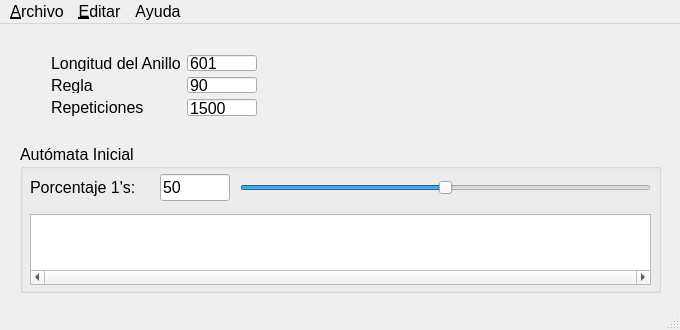
<?xml version="1.0" encoding="UTF-8"?>
<ui version="4.0">
 <class>MainWindow</class>
 <widget class="QMainWindow" name="MainWindow">
  <property name="geometry">
   <rect>
    <x>0</x>
    <y>0</y>
    <width>680</width>
    <height>330</height>
   </rect>
  </property>
  <property name="font">
   <font>
    <pointsize>12</pointsize>
   </font>
  </property>
  <property name="windowTitle">
   <string>Automata Celular 1D</string>
  </property>
  <widget class="QWidget" name="centralWidget">
   <widget class="QPushButton" name="playPushButton">
    <property name="geometry">
     <rect>
      <x>390</x>
      <y>40</y>
      <width>32</width>
      <height>32</height>
     </rect>
    </property>
    <property name="cursor">
     <cursorShape>PointingHandCursor</cursorShape>
    </property>
    <property name="text">
     <string/>
    </property>
    <property name="icon">
     <iconset resource="resources.qrc">
      <normaloff>:/images/play.png</normaloff>:/images/play.png</iconset>
    </property>
    <property name="iconSize">
     <size>
      <width>32</width>
      <height>32</height>
     </size>
    </property>
    <property name="flat">
     <bool>true</bool>
    </property>
   </widget>
   <widget class="QPushButton" name="pausePushButton">
    <property name="enabled">
     <bool>false</bool>
    </property>
    <property name="geometry">
     <rect>
      <x>470</x>
      <y>40</y>
      <width>32</width>
      <height>32</height>
     </rect>
    </property>
    <property name="cursor">
     <cursorShape>PointingHandCursor</cursorShape>
    </property>
    <property name="text">
     <string/>
    </property>
    <property name="icon">
     <iconset resource="resources.qrc">
      <normaloff>:/images/pause.png</normaloff>:/images/pause.png</iconset>
    </property>
    <property name="iconSize">
     <size>
      <width>32</width>
      <height>32</height>
     </size>
    </property>
    <property name="flat">
     <bool>true</bool>
    </property>
   </widget>
   <widget class="QPushButton" name="stopPushButton">
    <property name="enabled">
     <bool>false</bool>
    </property>
    <property name="geometry">
     <rect>
      <x>550</x>
      <y>40</y>
      <width>32</width>
      <height>32</height>
     </rect>
    </property>
    <property name="cursor">
     <cursorShape>PointingHandCursor</cursorShape>
    </property>
    <property name="text">
     <string/>
    </property>
    <property name="icon">
     <iconset resource="resources.qrc">
      <normaloff>:/images/stop.png</normaloff>:/images/stop.png</iconset>
    </property>
    <property name="iconSize">
     <size>
      <width>32</width>
      <height>32</height>
     </size>
    </property>
    <property name="flat">
     <bool>true</bool>
    </property>
   </widget>
   <widget class="QWidget" name="layoutWidget">
    <property name="geometry">
     <rect>
      <x>40</x>
      <y>20</y>
      <width>231</width>
      <height>83</height>
     </rect>
    </property>
    <layout class="QFormLayout" name="formLayout">
     <property name="formAlignment">
      <set>Qt::AlignLeading|Qt::AlignLeft|Qt::AlignVCenter</set>
     </property>
     <item row="0" column="0">
      <widget class="QLabel" name="lengthLabel">
       <property name="text">
        <string>Longitud del Anillo</string>
       </property>
      </widget>
     </item>
     <item row="0" column="1">
      <widget class="QLineEdit" name="lengthLineEdit">
       <property name="sizePolicy">
        <sizepolicy hsizetype="Fixed" vsizetype="Fixed">
         <horstretch>0</horstretch>
         <verstretch>0</verstretch>
        </sizepolicy>
       </property>
       <property name="maximumSize">
        <size>
         <width>70</width>
         <height>23</height>
        </size>
       </property>
       <property name="text">
        <string>601</string>
       </property>
      </widget>
     </item>
     <item row="1" column="0">
      <widget class="QLabel" name="ruleLabel">
       <property name="text">
        <string>Regla</string>
       </property>
      </widget>
     </item>
     <item row="1" column="1">
      <widget class="QLineEdit" name="ruleLineEdit">
       <property name="sizePolicy">
        <sizepolicy hsizetype="Fixed" vsizetype="Fixed">
         <horstretch>0</horstretch>
         <verstretch>0</verstretch>
        </sizepolicy>
       </property>
       <property name="maximumSize">
        <size>
         <width>70</width>
         <height>23</height>
        </size>
       </property>
       <property name="text">
        <string>90</string>
       </property>
      </widget>
     </item>
     <item row="2" column="0">
      <widget class="QLabel" name="timeLabel">
       <property name="text">
        <string>Repeticiones</string>
       </property>
      </widget>
     </item>
     <item row="2" column="1">
      <widget class="QLineEdit" name="timeLineEdit">
       <property name="sizePolicy">
        <sizepolicy hsizetype="Fixed" vsizetype="Fixed">
         <horstretch>0</horstretch>
         <verstretch>0</verstretch>
        </sizepolicy>
       </property>
       <property name="maximumSize">
        <size>
         <width>70</width>
         <height>23</height>
        </size>
       </property>
       <property name="text">
        <string>1500</string>
       </property>
      </widget>
     </item>
    </layout>
   </widget>
   <widget class="QGroupBox" name="initTapeGroupBox">
    <property name="geometry">
     <rect>
      <x>20</x>
      <y>120</y>
      <width>641</width>
      <height>149</height>
     </rect>
    </property>
    <property name="title">
     <string>Autómata Inicial</string>
    </property>
    <widget class="QLabel" name="percentLabel">
     <property name="geometry">
      <rect>
       <x>10</x>
       <y>30</y>
       <width>119</width>
       <height>27</height>
      </rect>
     </property>
     <property name="text">
      <string>Porcentaje 1's:</string>
     </property>
    </widget>
    <widget class="QLineEdit" name="percentLineEdit">
     <property name="geometry">
      <rect>
       <x>140</x>
       <y>30</y>
       <width>70</width>
       <height>27</height>
      </rect>
     </property>
     <property name="sizePolicy">
      <sizepolicy hsizetype="Fixed" vsizetype="Fixed">
       <horstretch>0</horstretch>
       <verstretch>0</verstretch>
      </sizepolicy>
     </property>
     <property name="maximumSize">
      <size>
       <width>70</width>
       <height>27</height>
      </size>
     </property>
     <property name="text">
      <string>50</string>
     </property>
     <property name="maxLength">
      <number>10</number>
     </property>
    </widget>
    <widget class="QTableWidget" name="tapeTableWidget">
     <property name="geometry">
      <rect>
       <x>10</x>
       <y>70</y>
       <width>621</width>
       <height>71</height>
      </rect>
     </property>
     <property name="verticalScrollBarPolicy">
      <enum>Qt::ScrollBarAlwaysOff</enum>
     </property>
     <property name="horizontalScrollBarPolicy">
      <enum>Qt::ScrollBarAlwaysOn</enum>
     </property>
     <property name="selectionMode">
      <enum>QAbstractItemView::SingleSelection</enum>
     </property>
     <property name="rowCount">
      <number>1</number>
     </property>
     <attribute name="horizontalHeaderDefaultSectionSize">
      <number>45</number>
     </attribute>
     <attribute name="horizontalHeaderHighlightSections">
      <bool>false</bool>
     </attribute>
     <attribute name="verticalHeaderVisible">
      <bool>false</bool>
     </attribute>
     <row/>
    </widget>
    <widget class="QSlider" name="percentHorizontalSlider">
     <property name="geometry">
      <rect>
       <x>220</x>
       <y>30</y>
       <width>411</width>
       <height>27</height>
      </rect>
     </property>
     <property name="maximum">
      <number>1000</number>
     </property>
     <property name="singleStep">
      <number>10</number>
     </property>
     <property name="pageStep">
      <number>50</number>
     </property>
     <property name="value">
      <number>500</number>
     </property>
     <property name="tracking">
      <bool>false</bool>
     </property>
     <property name="orientation">
      <enum>Qt::Horizontal</enum>
     </property>
     <property name="invertedControls">
      <bool>true</bool>
     </property>
    </widget>
   </widget>
  </widget>
  <widget class="QMenuBar" name="menuBar">
   <property name="geometry">
    <rect>
     <x>0</x>
     <y>0</y>
     <width>680</width>
     <height>24</height>
    </rect>
   </property>
   <widget class="QMenu" name="menu_Archivo">
    <property name="title">
     <string>&amp;Archivo</string>
    </property>
    <addaction name="actionAbrir_Automata"/>
    <addaction name="actionGuardar_Automata"/>
    <addaction name="separator"/>
    <addaction name="actionSalir"/>
   </widget>
   <widget class="QMenu" name="menuEditar">
    <property name="title">
     <string>&amp;Editar</string>
    </property>
    <widget class="QMenu" name="menuExplorar_reglas">
     <property name="title">
      <string>Explorar reglas</string>
     </property>
     <addaction name="actionTodas"/>
     <addaction name="actionEquivalentes"/>
    </widget>
    <addaction name="menuExplorar_reglas"/>
   </widget>
   <widget class="QMenu" name="menuAyuda">
    <property name="title">
     <string>Ayuda</string>
    </property>
    <addaction name="actionAcerca_de"/>
    <addaction name="actionAcerca_de_Qt"/>
   </widget>
   <addaction name="menu_Archivo"/>
   <addaction name="menuEditar"/>
   <addaction name="menuAyuda"/>
  </widget>
  <widget class="QStatusBar" name="statusBar"/>
  <action name="actionAbrir_Automata">
   <property name="text">
    <string>Abrir Automata</string>
   </property>
   <property name="shortcut">
    <string>Ctrl+O</string>
   </property>
  </action>
  <action name="actionGuardar_Automata">
   <property name="text">
    <string>Guardar Automata</string>
   </property>
   <property name="shortcut">
    <string>Ctrl+S</string>
   </property>
  </action>
  <action name="actionSalir">
   <property name="text">
    <string>Salir</string>
   </property>
   <property name="shortcut">
    <string>Ctrl+Q</string>
   </property>
  </action>
  <action name="actionTodas">
   <property name="text">
    <string>Todas</string>
   </property>
   <property name="shortcut">
    <string>Ctrl+A</string>
   </property>
  </action>
  <action name="actionEquivalentes">
   <property name="text">
    <string>Equivalentes</string>
   </property>
   <property name="shortcut">
    <string>Ctrl+E</string>
   </property>
  </action>
  <action name="actionAcerca_de">
   <property name="text">
    <string>Acerca de</string>
   </property>
  </action>
  <action name="actionAcerca_de_Qt">
   <property name="text">
    <string>Acerca de Qt</string>
   </property>
  </action>
 </widget>
 <layoutdefault spacing="6" margin="11"/>
 <resources>
  <include location="resources.qrc"/>
 </resources>
 <connections/>
</ui>
